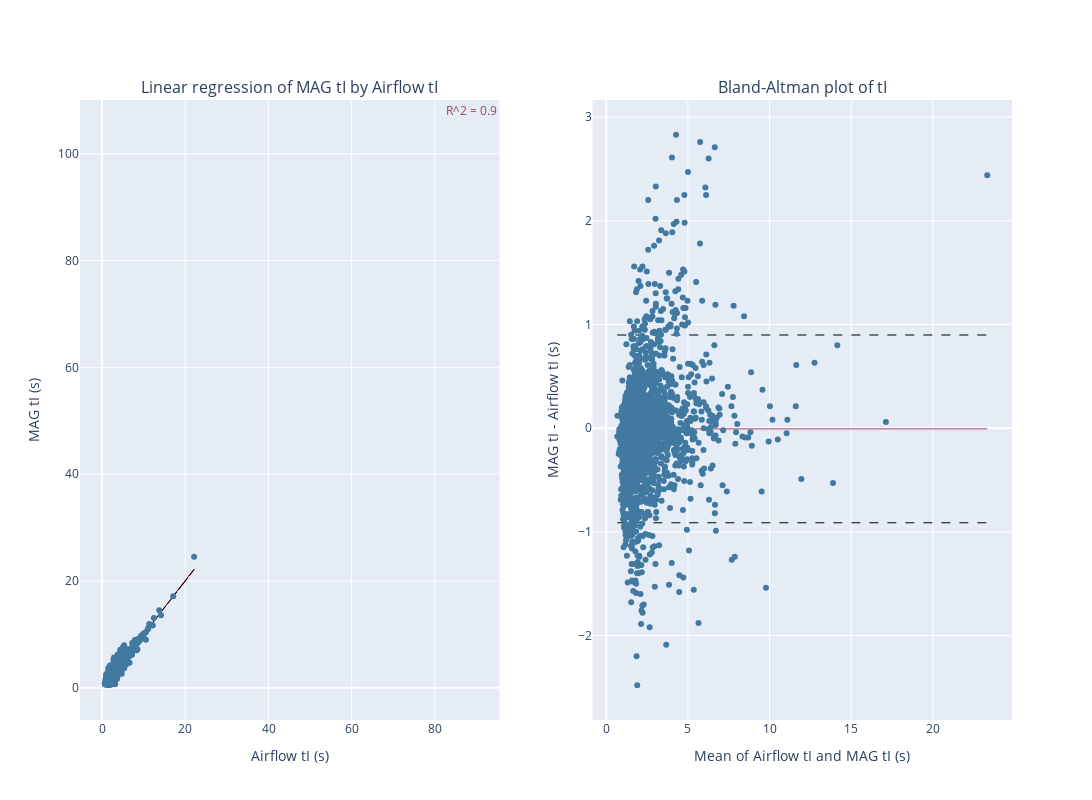
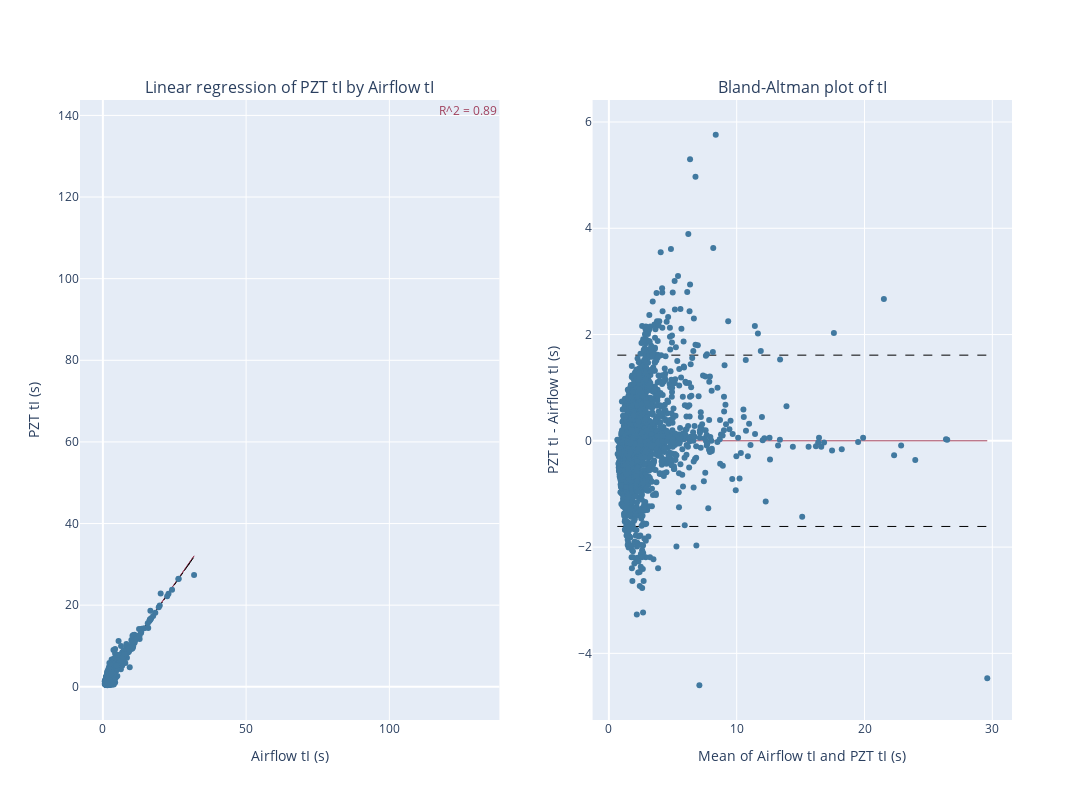
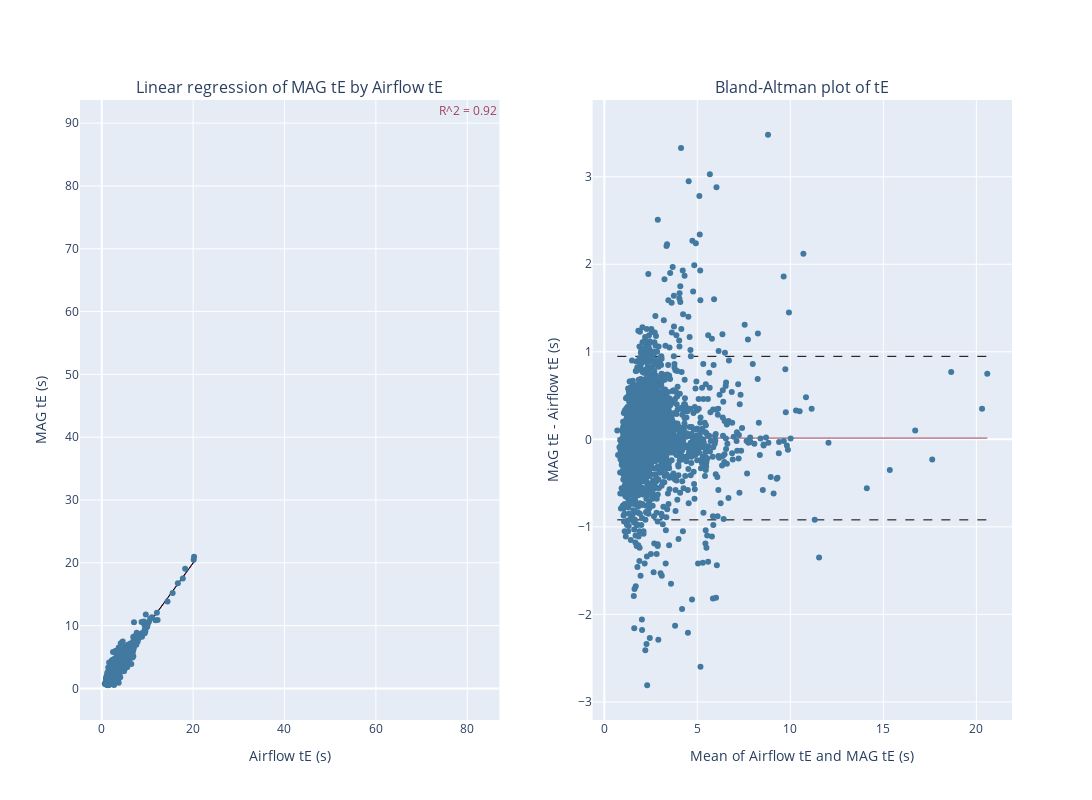
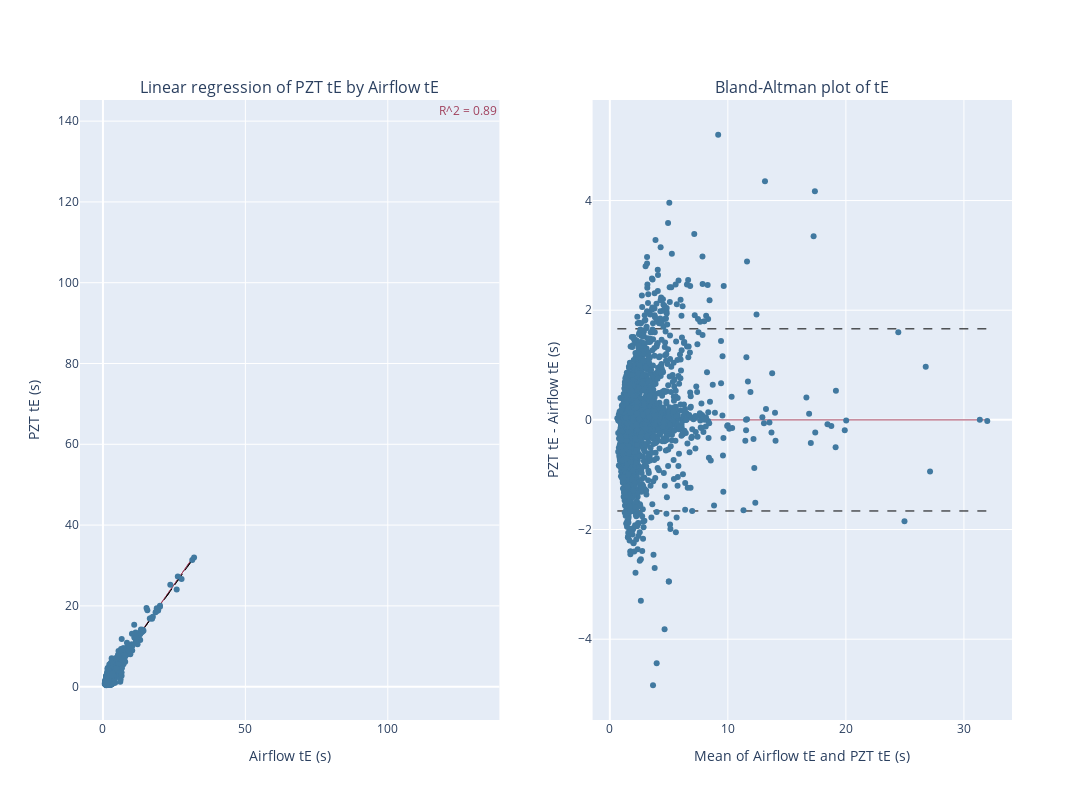

Write notebook code for charts like these, in order.
### Code cell
for metric in ["tI (s)", "tE (s)", "tB (s)"]:
    for sensor in ["MAG", "PZT"]:
        bland_altman_plot(overview_all[sensor][metric], overview_all[sensor][metric.split(" ")[0] + " airflow " + metric.split(" ")[1]], metric=metric.split(" ")[0], sensor=sensor)

### Figure 1 — Plotly figure (JSON) as saved in the notebook; plotly's stock layout.template omitted (floating-point values rounded to 4 significant figures; data arrays with more than 128 entries replaced by an {"elided": "..."} marker saying what was removed)
{"data": [{"line": {"color": "#A0415D", "width": 1}, "mode": "lines", "type": "scatter", "x": {"elided": "2949 float values"}, "xaxis": "x", "y": {"elided": "2949 float values"}, "yaxis": "y"}, {"line": {"color": "black", "dash": "dash", "width": 1}, "mode": "lines", "type": "scatter", "x": {"elided": "2949 float values"}, "xaxis": "x", "y": {"elided": "2949 float values"}, "yaxis": "y"}, {"marker": {"color": "#4179A0"}, "mode": "markers", "type": "scatter", "x": {"elided": "2949 float values"}, "xaxis": "x", "y": {"elided": "2949 float values"}, "yaxis": "y"}, {"line": {"color": "#A0415D", "width": 1}, "mode": "lines", "type": "scatter", "x": [0.68, 23.33], "xaxis": "x2", "y": [-0.007206, -0.007206], "yaxis": "y2"}, {"line": {"color": "black", "dash": "dash", "width": 1}, "mode": "lines", "type": "scatter", "x": [0.68, 23.33], "xaxis": "x2", "y": [0.8985, 0.8985], "yaxis": "y2"}, {"line": {"color": "black", "dash": "dash", "width": 1}, "mode": "lines", "type": "scatter", "x": [0.68, 23.33], "xaxis": "x2", "y": [-0.9129, -0.9129], "yaxis": "y2"}, {"marker": {"color": "#4179A0"}, "mode": "markers", "type": "scatter", "x": {"elided": "2949 float values"}, "xaxis": "x2", "y": {"elided": "2949 float values"}, "yaxis": "y2"}], "layout": {"annotations": [{"font": {"size": 16}, "showarrow": false, "text": "Linear regression of MAG tI by Airflow tI", "x": 0.225, "xanchor": "center", "xref": "paper", "y": 1, "yanchor": "bottom", "yref": "paper"}, {"font": {"size": 16}, "showarrow": false, "text": "Bland-Altman plot of tI", "x": 0.775, "xanchor": "center", "xref": "paper", "y": 1, "yanchor": "bottom", "yref": "paper"}, {"font": {"color": "#A0415D"}, "showarrow": false, "text": "R^2 = 0.9", "xanchor": "right", "xref": "x", "xshift": 350, "yanchor": "bottom", "yref": "y", "yshift": 500}], "height": 800, "showlegend": false, "width": 1200, "xaxis": {"anchor": "y", "domain": [0, 0.45], "title": {"text": "Airflow tI (s)"}}, "xaxis2": {"anchor": "y2", "domain": [0.55, 1], "title": {"text": "Mean of Airflow tI and MAG tI (s)"}}, "yaxis": {"anchor": "x", "domain": [0, 1], "title": {"text": "MAG tI (s)"}}, "yaxis2": {"anchor": "x2", "domain": [0, 1], "title": {"text": "MAG tI - Airflow tI (s)"}}}}

### Figure 2 — Plotly figure (JSON) as saved in the notebook; plotly's stock layout.template omitted (floating-point values rounded to 4 significant figures; data arrays with more than 128 entries replaced by an {"elided": "..."} marker saying what was removed)
{"data": [{"line": {"color": "#A0415D", "width": 1}, "mode": "lines", "type": "scatter", "x": {"elided": "2417 float values"}, "xaxis": "x", "y": {"elided": "2417 float values"}, "yaxis": "y"}, {"line": {"color": "black", "dash": "dash", "width": 1}, "mode": "lines", "type": "scatter", "x": {"elided": "2417 float values"}, "xaxis": "x", "y": {"elided": "2417 float values"}, "yaxis": "y"}, {"marker": {"color": "#4179A0"}, "mode": "markers", "type": "scatter", "x": {"elided": "2417 float values"}, "xaxis": "x", "y": {"elided": "2417 float values"}, "yaxis": "y"}, {"line": {"color": "#A0415D", "width": 1}, "mode": "lines", "type": "scatter", "x": [0.66, 29.61], "xaxis": "x2", "y": [0.0003144, 0.0003144], "yaxis": "y2"}, {"line": {"color": "black", "dash": "dash", "width": 1}, "mode": "lines", "type": "scatter", "x": [0.66, 29.61], "xaxis": "x2", "y": [1.612, 1.612], "yaxis": "y2"}, {"line": {"color": "black", "dash": "dash", "width": 1}, "mode": "lines", "type": "scatter", "x": [0.66, 29.61], "xaxis": "x2", "y": [-1.612, -1.612], "yaxis": "y2"}, {"marker": {"color": "#4179A0"}, "mode": "markers", "type": "scatter", "x": {"elided": "2417 float values"}, "xaxis": "x2", "y": {"elided": "2417 float values"}, "yaxis": "y2"}], "layout": {"annotations": [{"font": {"size": 16}, "showarrow": false, "text": "Linear regression of PZT tI by Airflow tI", "x": 0.225, "xanchor": "center", "xref": "paper", "y": 1, "yanchor": "bottom", "yref": "paper"}, {"font": {"size": 16}, "showarrow": false, "text": "Bland-Altman plot of tI", "x": 0.775, "xanchor": "center", "xref": "paper", "y": 1, "yanchor": "bottom", "yref": "paper"}, {"font": {"color": "#A0415D"}, "showarrow": false, "text": "R^2 = 0.89", "xanchor": "right", "xref": "x", "xshift": 350, "yanchor": "bottom", "yref": "y", "yshift": 500}], "height": 800, "showlegend": false, "width": 1200, "xaxis": {"anchor": "y", "domain": [0, 0.45], "title": {"text": "Airflow tI (s)"}}, "xaxis2": {"anchor": "y2", "domain": [0.55, 1], "title": {"text": "Mean of Airflow tI and PZT tI (s)"}}, "yaxis": {"anchor": "x", "domain": [0, 1], "title": {"text": "PZT tI (s)"}}, "yaxis2": {"anchor": "x2", "domain": [0, 1], "title": {"text": "PZT tI - Airflow tI (s)"}}}}

### Figure 3 — Plotly figure (JSON) as saved in the notebook; plotly's stock layout.template omitted (floating-point values rounded to 4 significant figures; data arrays with more than 128 entries replaced by an {"elided": "..."} marker saying what was removed)
{"data": [{"line": {"color": "#A0415D", "width": 1}, "mode": "lines", "type": "scatter", "x": {"elided": "2930 float values"}, "xaxis": "x", "y": {"elided": "2930 float values"}, "yaxis": "y"}, {"line": {"color": "black", "dash": "dash", "width": 1}, "mode": "lines", "type": "scatter", "x": {"elided": "2930 float values"}, "xaxis": "x", "y": {"elided": "2930 float values"}, "yaxis": "y"}, {"marker": {"color": "#4179A0"}, "mode": "markers", "type": "scatter", "x": {"elided": "2930 float values"}, "xaxis": "x", "y": {"elided": "2930 float values"}, "yaxis": "y"}, {"line": {"color": "#A0415D", "width": 1}, "mode": "lines", "type": "scatter", "x": [0.7, 20.59], "xaxis": "x2", "y": [0.01399, 0.01399], "yaxis": "y2"}, {"line": {"color": "black", "dash": "dash", "width": 1}, "mode": "lines", "type": "scatter", "x": [0.7, 20.59], "xaxis": "x2", "y": [0.9482, 0.9482], "yaxis": "y2"}, {"line": {"color": "black", "dash": "dash", "width": 1}, "mode": "lines", "type": "scatter", "x": [0.7, 20.59], "xaxis": "x2", "y": [-0.9202, -0.9202], "yaxis": "y2"}, {"marker": {"color": "#4179A0"}, "mode": "markers", "type": "scatter", "x": {"elided": "2930 float values"}, "xaxis": "x2", "y": {"elided": "2930 float values"}, "yaxis": "y2"}], "layout": {"annotations": [{"font": {"size": 16}, "showarrow": false, "text": "Linear regression of MAG tE by Airflow tE", "x": 0.225, "xanchor": "center", "xref": "paper", "y": 1, "yanchor": "bottom", "yref": "paper"}, {"font": {"size": 16}, "showarrow": false, "text": "Bland-Altman plot of tE", "x": 0.775, "xanchor": "center", "xref": "paper", "y": 1, "yanchor": "bottom", "yref": "paper"}, {"font": {"color": "#A0415D"}, "showarrow": false, "text": "R^2 = 0.92", "xanchor": "right", "xref": "x", "xshift": 350, "yanchor": "bottom", "yref": "y", "yshift": 500}], "height": 800, "showlegend": false, "width": 1200, "xaxis": {"anchor": "y", "domain": [0, 0.45], "title": {"text": "Airflow tE (s)"}}, "xaxis2": {"anchor": "y2", "domain": [0.55, 1], "title": {"text": "Mean of Airflow tE and MAG tE (s)"}}, "yaxis": {"anchor": "x", "domain": [0, 1], "title": {"text": "MAG tE (s)"}}, "yaxis2": {"anchor": "x2", "domain": [0, 1], "title": {"text": "MAG tE - Airflow tE (s)"}}}}

### Figure 4 — Plotly figure (JSON) as saved in the notebook; plotly's stock layout.template omitted (floating-point values rounded to 4 significant figures; data arrays with more than 128 entries replaced by an {"elided": "..."} marker saying what was removed)
{"data": [{"line": {"color": "#A0415D", "width": 1}, "mode": "lines", "type": "scatter", "x": {"elided": "2414 float values"}, "xaxis": "x", "y": {"elided": "2414 float values"}, "yaxis": "y"}, {"line": {"color": "black", "dash": "dash", "width": 1}, "mode": "lines", "type": "scatter", "x": {"elided": "2414 float values"}, "xaxis": "x", "y": {"elided": "2414 float values"}, "yaxis": "y"}, {"marker": {"color": "#4179A0"}, "mode": "markers", "type": "scatter", "x": {"elided": "2414 float values"}, "xaxis": "x", "y": {"elided": "2414 float values"}, "yaxis": "y"}, {"line": {"color": "#A0415D", "width": 1}, "mode": "lines", "type": "scatter", "x": [0.635, 31.98], "xaxis": "x2", "y": [-0.0008451, -0.0008451], "yaxis": "y2"}, {"line": {"color": "black", "dash": "dash", "width": 1}, "mode": "lines", "type": "scatter", "x": [0.635, 31.98], "xaxis": "x2", "y": [1.66, 1.66], "yaxis": "y2"}, {"line": {"color": "black", "dash": "dash", "width": 1}, "mode": "lines", "type": "scatter", "x": [0.635, 31.98], "xaxis": "x2", "y": [-1.662, -1.662], "yaxis": "y2"}, {"marker": {"color": "#4179A0"}, "mode": "markers", "type": "scatter", "x": {"elided": "2414 float values"}, "xaxis": "x2", "y": {"elided": "2414 float values"}, "yaxis": "y2"}], "layout": {"annotations": [{"font": {"size": 16}, "showarrow": false, "text": "Linear regression of PZT tE by Airflow tE", "x": 0.225, "xanchor": "center", "xref": "paper", "y": 1, "yanchor": "bottom", "yref": "paper"}, {"font": {"size": 16}, "showarrow": false, "text": "Bland-Altman plot of tE", "x": 0.775, "xanchor": "center", "xref": "paper", "y": 1, "yanchor": "bottom", "yref": "paper"}, {"font": {"color": "#A0415D"}, "showarrow": false, "text": "R^2 = 0.89", "xanchor": "right", "xref": "x", "xshift": 350, "yanchor": "bottom", "yref": "y", "yshift": 500}], "height": 800, "showlegend": false, "width": 1200, "xaxis": {"anchor": "y", "domain": [0, 0.45], "title": {"text": "Airflow tE (s)"}}, "xaxis2": {"anchor": "y2", "domain": [0.55, 1], "title": {"text": "Mean of Airflow tE and PZT tE (s)"}}, "yaxis": {"anchor": "x", "domain": [0, 1], "title": {"text": "PZT tE (s)"}}, "yaxis2": {"anchor": "x2", "domain": [0, 1], "title": {"text": "PZT tE - Airflow tE (s)"}}}}
